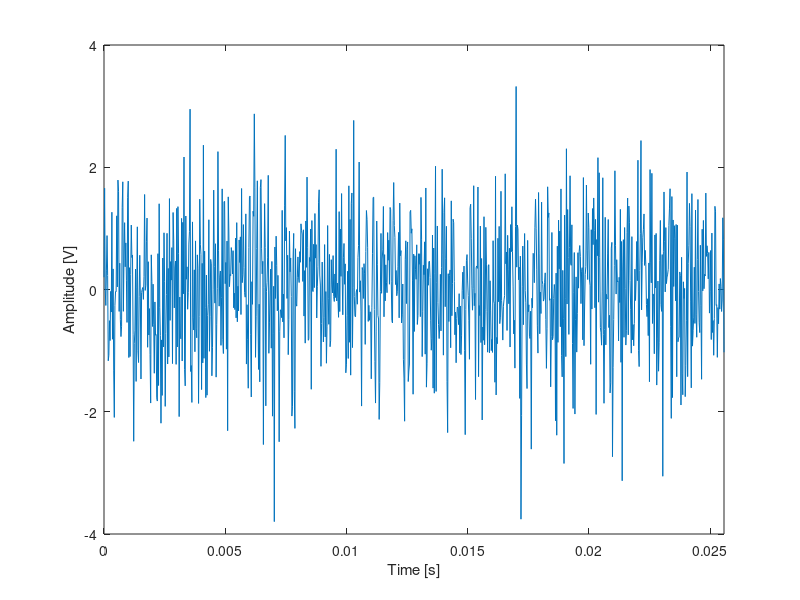
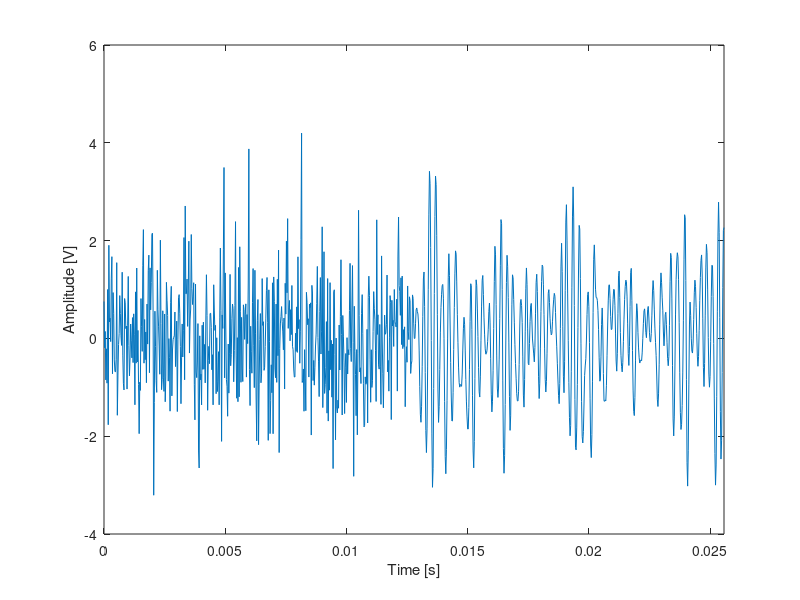
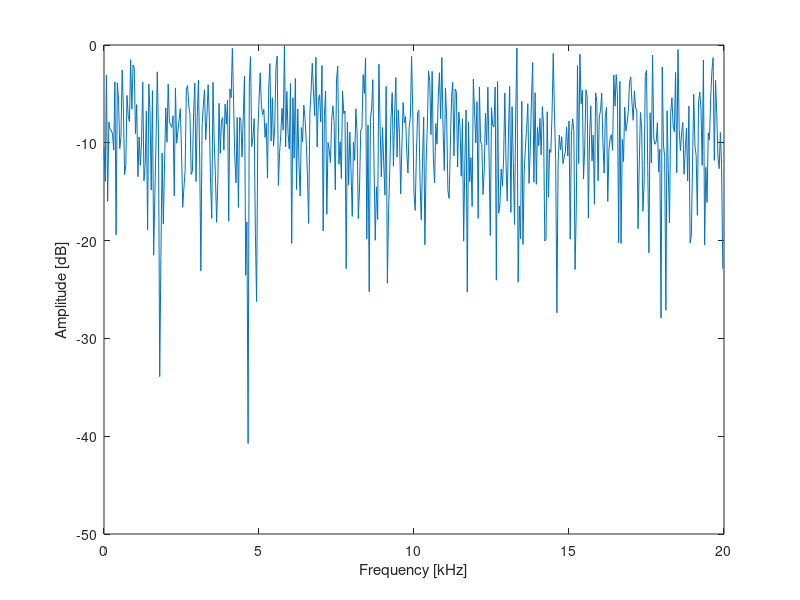
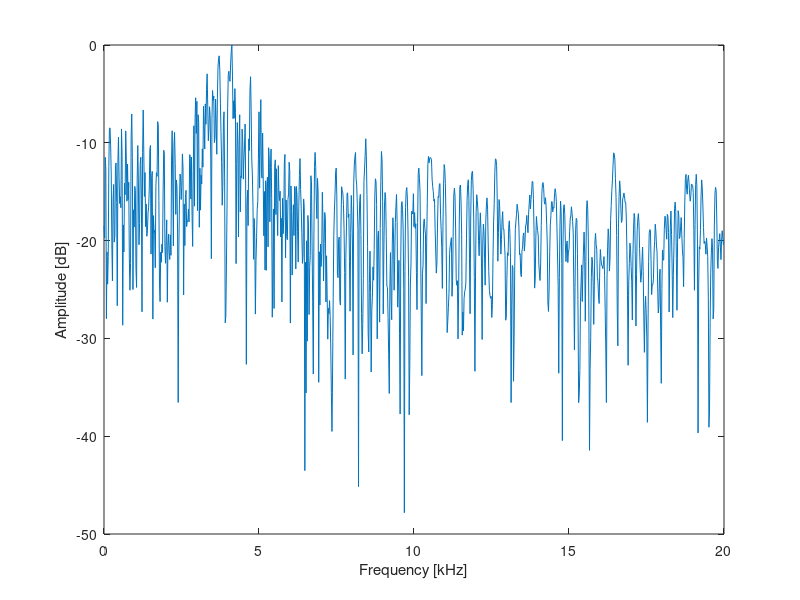

Write the MATLAB code that produced these figures, in order. (Note: this script raises an error after producing the figures.)
%% An accoustic emission experiment 
close all
clear 
%% load data
x1 = load('ex2_2_xt.txt');
x2 = load('ex2_2_yt.txt');
fs = 40e3;
t = (0:1/fs:(1/fs)*length(x1)-(1/fs))';

%% plot signals 
figure(100)
plot(t,x1)
xlabel('Time [s]')
ylabel('Amplitude [V]')
xlim([0 max(t)])
figure(110)
plot(t,x2)
xlabel('Time [s]')
ylabel('Amplitude [V]')
xlim([0 max(t)])

%% FFT 
%perform fft of signal to ensure that white noise is distrubuted across
%sampling frequency 

x1_freq = abs(fft(x1));
x1_freq = x1_freq/max(x1_freq);
x1_freq = mag2db(x1_freq);
f=1e-3*(0:fs/length(x1_freq):fs-fs/length(x1_freq));

figure(200)
plot(f(1:end/2),x1_freq(1:end/2))
xlabel('Frequency [kHz]')
ylabel('Amplitude [dB]')


x2_freq = abs(fft(x2,2056));
x2_freq = x2_freq/max(x2_freq);
x2_freq = mag2db(x2_freq);
f=1e-3*(0:fs/length(x2_freq):fs-fs/length(x2_freq));

figure(210)
plot(f(1:end/2),x2_freq(1:end/2))
xlabel('Frequency [kHz]')
ylabel('Amplitude [dB]')

%% Standard Deviation of x1

sd = std(x1);
fprintf('Standard deviation of x1 :%d\n',sd);


%% Auto Correlate 

%x1_acf = crcorr_norm(x1,x1);
%x1_acf = autocorr(x1);
%matlab autocorr function provides 
figure (300)
x1_acf=crcorr_norm(x1,x1);
lags = (-1023:1:1023);
plot(lags,x1_acf);
xlabel('Lag')
ylabel('Sample Auto Correlation')
xlim([min(lags) max(lags)]);


%% Cross Correlate
x1_x2_cr = crcorr_norm(x1,x2);
figure(400)
plot(lags,x1_x2_cr);
xlabel('Lag')
ylabel('Sample Cross Correlation')
xlim([min(lags) max(lags)]);
